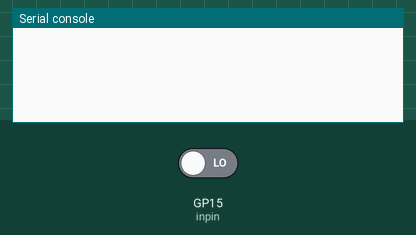
This program was run on a simulated Raspberry Pi Pico running CircuitPython. On the bench: the last lines printed to the serial console. Inputs (shaded band) come from the test bench; at power-on: GP15 (inpin) LOW.

Above: at 1.2 s.
1.3 s: GP15 (inpin) driven HIGH
At 2.1 s:
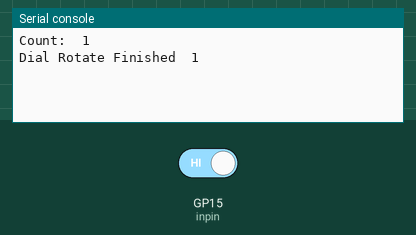
2.9 s: GP15 (inpin) driven LOW
At 4.3 s:
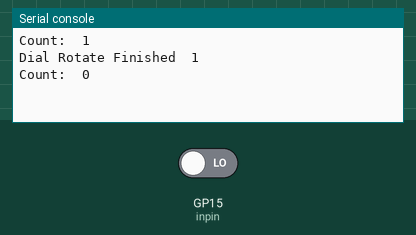

The program:

dialer-v2.py
```python
import board
import time
from digitalio import DigitalInOut, Direction, Pull

need_to_print = 0
count = 0
inpin = DigitalInOut(board.GP15)

last_state = False
true_state = False
last_state_change_time = 0
cleared = 0

# Dial Rotate Has Finished
# 100 milliseconds
DIAL_ROTATE_FINISH_NS = 100 * 1000 * 1000
# 10 milliseconds
DEBOUNCE_DELAY = 1 * 1000 * 1000

inpin.direction = Direction.INPUT


while True:
    reading = inpin.value
    # print(reading)

    delta_t = time.monotonic_ns() - last_state_change_time
    if delta_t > DIAL_ROTATE_FINISH_NS and need_to_print:
        print("Dial Rotate Finished ", count)
        need_to_print = 0
        cleared = 0
        count = 0

    if reading != last_state:
        last_state_change_time = time.monotonic_ns()

    delta_t = time.monotonic_ns() - last_state_change_time
    if delta_t > DEBOUNCE_DELAY:
        if reading != true_state:
            true_state = reading
            if true_state:
                count += 1
                need_to_print = 1
                print("Count: ", count)
            else:
                print("Count: ", count)
    last_state = reading
```

Measured:
- after the input at 1.3 s, the serial console: prints a new line at once (image 1)
- after the input at 2.9 s, the serial console: prints a new line at once (image 2)
